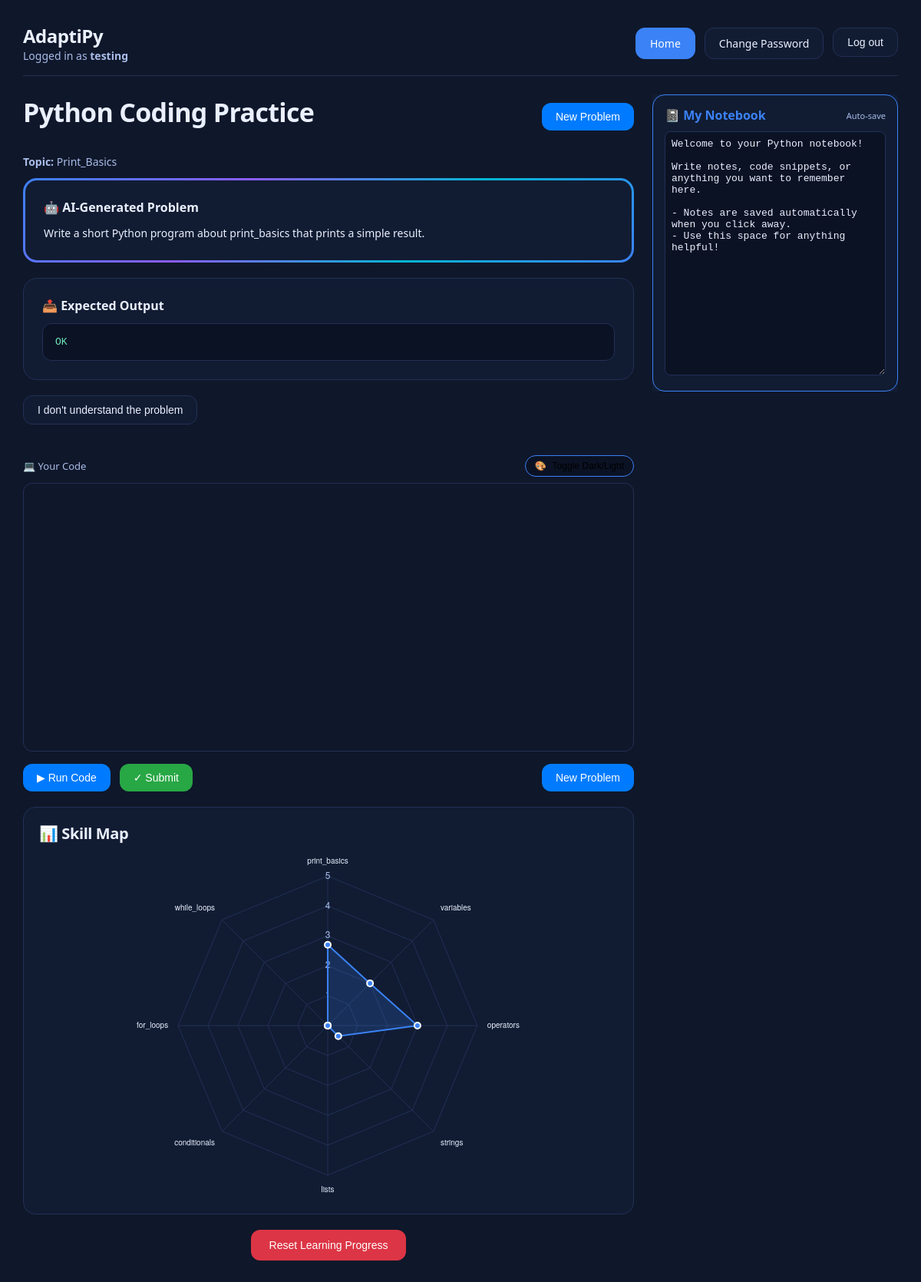
/ai/ (signed in), run on the app's committed database.
### ai_demo/models.py (models this page shows, shortened)
class TopicProficiency(models.Model):
    user = models.ForeignKey(
        settings.AUTH_USER_MODEL,
        on_delete=models.CASCADE,
        related_name="topic_proficiencies",
    )
    topic = models.CharField(max_length=64, choices=TOPIC_CHOICES)
    proficiency = models.FloatField(default=0.0)
    last_practiced_at = models.DateTimeField(null=True, blank=True)
    updated_at = models.DateTimeField(auto_now=True)
    class Meta:
        constraints = [
            models.UniqueConstraint(fields=["user", "topic"], name="uniq_user_topic_proficiency")
        ]
        indexes = [
            models.Index(fields=["user", "topic"], name="idx_user_topic_prof"),
            models.Index(fields=["user", "proficiency"], name="idx_user_prof_value"),
        ]

class UserNotebook(models.Model):
    user = models.OneToOneField(
        settings.AUTH_USER_MODEL,
        on_delete=models.CASCADE,
        related_name="notebook",
        primary_key=True
    )
    content = models.TextField(blank=True, default="")
    updated_at = models.DateTimeField(auto_now=True)  # Just to know when it was last saved

### ai_demo/views.py (the view, shortened to what this page needs)
# urls.py: path('', views.coding_demo, name='coding_demo'),
@login_required
def coding_demo(request):
    ensure_proficiency_rows(request.user)
    days_decayed = apply_decay_if_needed(request.user)
    profs = get_proficiencies(request.user)
    user_theme = get_user_theme(request.user)
    ruff_feedback = None
    notebook, created = get_or_create_user_notebook(request.user)
    if request.method == "POST" and "reset_progress" in request.POST:
        reset_user_progress(request.user, request.session)
    result = None
    result_type = None
    user_code = ""
    evaluation_feedback = None
    if request.method == "POST" and "new_problem" in request.POST:
        reset_current_problem(request.session)
    active_topic = get_active_topic(request, profs)
    selected_topic = active_topic
    problem_json = get_or_create_problem(request.session, selected_topic, profs)
    ai_problem = problem_json.get("problem", "")
    expected_output = problem_json.get("expected_output", "")
    lesson = problem_json.get("lesson", "")
    explanation = problem_json.get("explanation", "")
    show_explanation = handle_explanation_request(request)
    proficiency_debug = (
        TopicProficiency.objects
        .filter(user=request.user)
        .order_by("topic")
    )
    chart_labels, chart_values = get_chart_data(request.user)
    return render(request, "coding_demo.html", {
        "result": result,
        "user_code": user_code,
        "ai_problem": ai_problem,
        "topics": TOPICS,
        "selected_topic": selected_topic,
        "evaluation_feedback": evaluation_feedback,
        "days_decayed": days_decayed,
        "proficiency_debug": proficiency_debug,
        "lesson": lesson,
        "explanation": explanation,
        "show_explanation": show_explanation,
        "expected_output": expected_output,
        "notebook_content": notebook.content,
        "current_problem_awarded": request.session.get("current_problem_awarded", False),
        "result_type": result_type,
        "chart_labels": chart_labels,
        "chart_values": chart_values,
        "user_theme": user_theme,
    })

### ai_demo/proficiencies.py (called while the page is built, shortened)
def ensure_proficiency_rows(user):
    now = timezone.now()
    UserLearningProfile.objects.get_or_create(
        user=user,
        defaults={"last_decay_applied_at": now, "last_topic": ""},
    )
    existing = set(
        TopicProficiency.objects.filter(user=user).values_list("topic", flat=True)
    )
    missing = [t for t in ALL_TOPICS if t not in existing]
    if missing:
        TopicProficiency.objects.bulk_create(
            [TopicProficiency(user=user, topic=t, proficiency=0.0) for t in missing],
            ignore_conflicts=True,
        )

@transaction.atomic
def apply_decay_if_needed(user) -> int:
    ensure_proficiency_rows(user)
    profile = (
        UserLearningProfile.objects
        .select_for_update()
        .get(user=user)
    )
    now = timezone.now()
    if not profile.last_decay_applied_at:
        profile.last_decay_applied_at = now
        profile.save(update_fields=["last_decay_applied_at"])
        return 0
    days = (now.date() - profile.last_decay_applied_at.date()).days
    if days <= 0:
        return 0

def get_proficiencies(user) -> dict:
    ensure_proficiency_rows(user)
    qs = TopicProficiency.objects.filter(user=user).only("topic", "proficiency")
    return {r.topic: float(r.proficiency) for r in qs}

### ai_demo/views.py (called while the page is built)
def get_or_create_user_notebook(user):
    return UserNotebook.objects.get_or_create(
        user=user,
        defaults={
            'content': 'Welcome to your Python notebook!\n\nWrite notes, code snippets, or anything you want to remember here.\n\n- Notes are saved automatically when you click away.\n- Use this space for anything helpful!'
        }
    )

def get_user_theme(user):
    if hasattr(user, "learning_profile"):
        return user.learning_profile.editor_theme
    return "vs-dark"

def get_active_topic(request, profs):
    active_topic = request.session.get("active_topic")
    if not active_topic:
        active_topic = choose_next_topic(request.user, profs)
        request.session["active_topic"] = active_topic
    return active_topic

def get_or_create_problem(session, topic, profs):
    if "current_problem_json" not in session:
        problem_json = generate_problem_with_solution(topic, profs)
        session["current_problem_json"] = problem_json
        session["current_problem_awarded"] = False
    else:
        problem_json = session["current_problem_json"]
    return problem_json

### ai_demo/templates/coding_demo.html (shortened to what this page needs)
{% extends "base.html" %}
{% block container_class %}wrap-wide{% endblock %}
{% block topbar_actions %}
{% if user.is_authenticated %}
<a href="/" class="btn btn-primary">Home</a>
<a href="/accounts/password_change/" class="btn">Change Password</a>
<form method="POST" action="/accounts/logout/" style="display: inline;">
    <button type="submit" class="btn btn-logout" style="cursor: pointer;">Log out</button>
</form>
{% else %}
<a href="/accounts/login/" class="btn btn-primary">Log in</a>
<a href="/ai/register/" class="btn">Register</a>
{% endif %}
{% endblock %}
{% block content %}
<div class="coding-layout">
    <div class="main-content">
        <div class="flex-between" style="margin-bottom: 20px;">
            <h1>Python Coding Practice</h1>
            <form method="POST" style="display: inline;">
                <button type="submit" name="new_problem" class="btn btn-new-problem" style="border: none;">
                    New Problem
                </button>
            </form>
        </div>
        <div class="muted" style="margin-bottom: 12px;">
            <strong>Topic:</strong> {{ selected_topic|title }}
        </div>
        <div class="problem-card">
            <strong>🤖 AI-Generated Problem</strong>
            <div>{{ ai_problem }}</div>
        </div>
        <div class="expected-output-card">
            <strong>📤 Expected Output</strong>
            <pre>{{ expected_output }}</pre>
        </div>
        <form method="post" style="display: inline-block;">
            <button type="submit" name="i_dont_understand" value="1" class="btn btn-dont-understand">
                I don't understand the problem
            </button>
        </form>
        <div style="margin-top: 20px;">
            <div class="editor-header">
                <span class="editor-label">💻 Your Code</span>
                <button type="button" id="themeToggleBtn" class="theme-toggle">
                    <span>🎨</span> Toggle Dark/Light
                </button>
            </div>
            <div id="editor"></div>
            <div class="code-action-buttons" style="display: flex; gap: 12px; margin-top: 16px; align-items: center;">
                <form method="POST" onsubmit="syncEditor()" style="display: flex; gap: 12px;">
                    <button type="submit" name="run_code" class="btn run-code-btn" style="background: #007bff; color: white; border: none;">▶ Run Code</button>
                    <button type="submit" name="submit_code" class="btn submit-code-btn" {% if current_problem_awarded %}disabled{% endif %} style="border: none;">✓ Submit</button>
                </form>
                <form method="POST" style="margin-left: auto;">
                    <button type="submit" name="new_problem" class="btn btn-new-problem" style="border: none;">New Problem</button>
                </form>
            </div>
        </div>
        <div class="chart-container">
            <h3 style="margin-top: 0;">📊 Skill Map</h3>
            <div style="max-width: 500px; margin: 0 auto; height: 450px;">
                <canvas id="proficiencyRadar"></canvas>
            </div>
        </div>
        <div class="reset-progress-container">
            <form method="POST">
                <button type="submit" name="reset_progress" class="btn reset-btn" style="background: #dc3545; color: white; border: none; padding: 12px 24px;">
                    Reset Learning Progress
                </button>
            </form>
        </div>
    </div>
    <div class="notebook-sidebar">
        <div style="padding: 15px;">
            <div class="flex-between" style="margin-bottom: 10px;">
                <h4 style="margin: 0;">📓 My Notebook</h4>
                <span id="notebook-save-status" class="muted" style="font-size: 11px;">Auto-save</span>
            </div>
            <textarea
                    id="notebook-textarea"
                    rows="20"
                    placeholder="Write your Python notes here...">{{ notebook_content|default:"" }}</textarea>
        </div>
    </div>
</div>
<script>
    document.addEventListener('DOMContentLoaded', function () {
        const chartCanvas = document.getElementById('proficiencyRadar');
        if (!chartCanvas || typeof Chart === 'undefined') return;
        const labels = JSON.parse(document.getElementById('chart-labels').textContent);
        const newValues = JSON.parse(document.getElementById('chart-values').textContent);
        window.proficiencyChart = new Chart(chartCanvas, {
            type: 'radar',
            data: {
                labels: labels,
                datasets: [{
                    label: 'Topic Proficiency',
                    data: newValues,
                    fill: true,
                    borderWidth: 2,
                    pointRadius: 4,
                    backgroundColor: 'rgba(59, 130, 246, 0.2)',
                    borderColor: '#3b82f6',
                    pointBackgroundColor: '#3b82f6',
                    pointBorderColor: '#fff'
                }]
            },
            options: {
                responsive: true,
                maintainAspectRatio: false,
                scales: {
                    r: {
                        min: 0,
                        max: 5,
                        ticks: { stepSize: 1, backdropColor: 'transparent', color: '#a9bde9' },
                        grid: { color: '#223055' },
                        angleLines: { color: '#223055' },
                        pointLabels: { color: '#eaf0ff' }
                    }
                },
                plugins: {
                    legend: { display: false }
                }
            }
        });
    });
</script>
{% endblock %}

### ai_demo/templates/base.html (shortened to what this page needs)
<!DOCTYPE html>
<html lang="en">
<head>
</head>
<body>
<div class="{% block container_class %}wrap{% endblock %}">
    {% block topbar %}
    <div class="topbar">
        <div>
            <h2 style="margin:0;">AdaptiPy</h2>
            {% if user.is_authenticated %}
            <div class="muted">Logged in as <strong>{{ user.username }}</strong></div>
            {% endif %}
        </div>
        <div class="flex gap-3">
            {% block topbar_actions %}{% endblock %}
        </div>
    </div>
    {% endblock %}
    <main>
        {% block content %}{% endblock %}
    </main>
</div>
</body>
</html>

### ai_demo/templates/base.html (style rules this page uses)
* { margin: 0; padding: 0; box-sizing: border-box; }
body { font-family: system-ui, -apple-system, 'Segoe UI', Roboto, 'Helvetica Neue', Arial, sans-serif; background: #0f172a; color: #eaf0ff; min-height: 100vh; }
:root { --bg-dark: #0f172a; --bg-card: #111c33; --border-glow: #3b82f6; --border-subtle: #223055; --accent-blue: #3b82f6; --accent-blue-glow: rgba(59, 130, 246, 0.3); --text-primary: #eaf0ff; --text-muted: #a9bde9; --success: #10b981; --error: #ef4444; --warning: #f59e0b; }
.wrap-wide { width: min(1400px, 95vw); margin: 0 auto; padding: 30px 0 50px; }
.btn { display: inline-flex; align-items: center; gap: 8px; padding: 10px 18px; border-radius: 12px; font-size: 14px; font-weight: 500; text-decoration: none; cursor: pointer; transition: all 0.2s ease; border: 1px solid var(--border-subtle); background: var(--bg-card); color: var(--text-primary); }
.btn-primary { background: var(--accent-blue); border-color: var(--accent-blue); color: white; }
.btn-logout { background: var(--bg-card); border: 1px solid var(--border-subtle); color: var(--text-primary); }
input, textarea, select { background: #0b1224; border: 1px solid var(--border-subtle); border-radius: 12px; padding: 12px 16px; color: var(--text-primary); font-size: 14px; transition: all 0.2s ease; }
h1, h2, h3 { font-weight: 600; letter-spacing: -0.02em; }
h1 { font-size: 34px; margin-bottom: 12px; }
h2 { font-size: 24px; margin-bottom: 16px; }
h3 { font-size: 20px; margin-bottom: 12px; }
.muted { color: var(--text-muted); font-size: 14px; }
.topbar { display: flex; justify-content: space-between; align-items: center; margin-bottom: 24px; flex-wrap: wrap; gap: 16px; padding-bottom: 16px; border-bottom: 1px solid var(--border-subtle); }
pre, code { font-family: 'SF Mono', Monaco, 'Cascadia Code', 'Roboto Mono', monospace; font-size: 13px; }
pre { background: #0b1224; border: 1px solid var(--border-subtle); border-radius: 12px; padding: 16px; overflow-x: auto; }
.flex { display: flex; }
.flex-between { display: flex; justify-content: space-between; align-items: center; }
.gap-3 { gap: 12px; }
pre { position: relative; }
pre::before { content: '▼'; position: absolute; top: 8px; right: 12px; color: #3b82f6; font-size: 10px; opacity: 0.5; }

### data on the page
TopicProficiency: topic "Print_Basics"
UserNotebook: content "Welcome to your Python notebook! Write notes, code snippets, or anything you want to remember here. - Notes are saved automatically when you click away. - Use this space for anything helpful!"

### other printed values
{{ user.username }} "testing"
{{ ai_problem }} "Write a short Python program about print_basics that prints a simple result."
{{ expected_output }} "OK"
